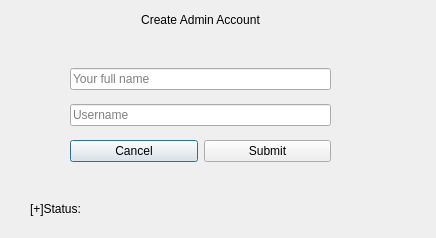
<?xml version="1.0" encoding="UTF-8"?>
<ui version="4.0">
 <class>CreateAdminAccountView</class>
 <widget class="QDialog" name="CreateAdminAccountView">
  <property name="geometry">
   <rect>
    <x>0</x>
    <y>0</y>
    <width>436</width>
    <height>238</height>
   </rect>
  </property>
  <property name="windowTitle">
   <string>Create Admin Account</string>
  </property>
  <widget class="QLabel" name="label">
   <property name="geometry">
    <rect>
     <x>100</x>
     <y>10</y>
     <width>201</width>
     <height>20</height>
    </rect>
   </property>
   <property name="text">
    <string>Create Admin Account</string>
   </property>
   <property name="alignment">
    <set>Qt::AlignCenter</set>
   </property>
  </widget>
  <widget class="QWidget" name="layoutWidget">
   <property name="geometry">
    <rect>
     <x>70</x>
     <y>60</y>
     <width>261</width>
     <height>111</height>
    </rect>
   </property>
   <layout class="QVBoxLayout" name="verticalLayout">
    <item>
     <widget class="QLineEdit" name="displayNameInput">
      <property name="placeholderText">
       <string>Your full name</string>
      </property>
     </widget>
    </item>
    <item>
     <widget class="QLineEdit" name="userNameInput">
      <property name="placeholderText">
       <string>Username</string>
      </property>
     </widget>
    </item>
    <item>
     <layout class="QHBoxLayout" name="horizontalLayout">
      <item>
       <widget class="QPushButton" name="cancelBtn">
        <property name="text">
         <string>Cancel</string>
        </property>
       </widget>
      </item>
      <item>
       <widget class="QPushButton" name="submitBtn">
        <property name="text">
         <string>Submit</string>
        </property>
       </widget>
      </item>
     </layout>
    </item>
   </layout>
  </widget>
  <widget class="QLabel" name="statusLbl">
   <property name="geometry">
    <rect>
     <x>30</x>
     <y>200</y>
     <width>371</width>
     <height>17</height>
    </rect>
   </property>
   <property name="text">
    <string>[+]Status:</string>
   </property>
  </widget>
 </widget>
 <resources/>
 <connections/>
</ui>
